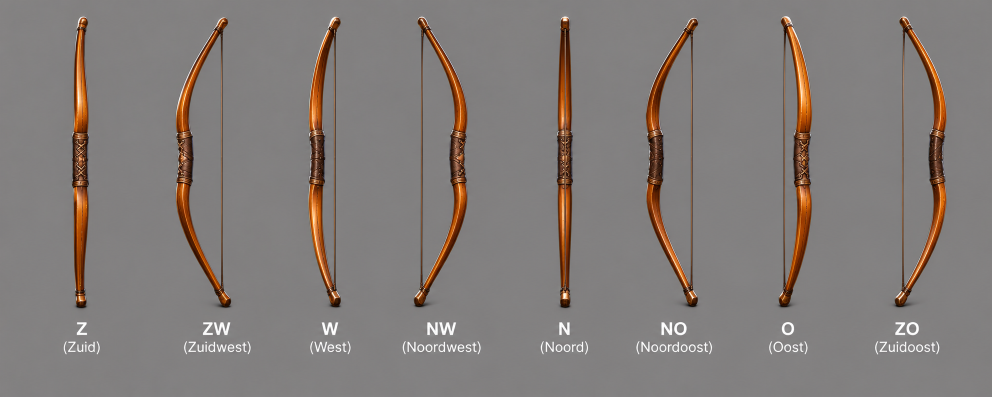
#> input picture docs/art/referentie/aardschok-boog-los-draai.png, 1984 x 793 px, given in place of aardschok-speerman-detail.png, which was not available (shown at 1/2 size)
$ python hy_kwaliteit.py ../../../../docs/art/referentie/aardschok-boog-los-draai.png
#> lines starting #> are read from the running program, lines starting #| are printed output that depends on the picture; after the words box and inside, x2 and y2 are one past the last pixel; in counts of white or black regions, pixels touching at a corner belong together
### gereedschap/blender/stijl/proef/hy_invoer.py
# Hunyuan3D-2mv: de aanzichten van een plaat als invoer (Marcel, 31 okt: "Ik wil de versie voor de 1080ti gebruiken").
# Elk aanzicht los van de achtergrond, op wit en vierkant. Het model draait in gedachten om één staande as, dus alle
# aanzichten krijgen dezelfde schaal, de as van de figuur in het midden en de zolen op één lijn. De speer blijft erin:
# hem wegwerken zou de referentie veranderen. De plaat zelf verandert niet.
#
# `detail` (de leidende plaat) is geen draaiing van één pose: in W en O staan de handen voor de buik, in O ontbreekt de speer, en in Z en N
# houdt hij de speer opzij. `acht` is dat wel, maar heeft een rok die in tweeën is gedeeld in plaats van gekwartierd.
#
#   python hy_invoer.py <uitmap> [plaat=detail]
# naar <uitmap>/invoer[_<plaat>]/<front|left|back|right>.png en invoer[_<plaat>]-blad.png
import os
import sys

import numpy as np
import scipy.ndimage as ni
from PIL import Image

sys.path.insert(0, os.path.dirname(os.path.abspath(__file__)))
import platen4 as P4  # noqa: E402

REF_MAP = os.path.dirname(P4.REF)
BRONNEN = {
    'detail': {'pad': P4.REF, 'vak': P4.VAK, 'met_speer': 420, 'schaduw_vanaf': 0.8, 'vertrouwen': {'ZW': 0.8, 'ZO': 0.8, 'NW': 0.8, 'NO': 0.8, 'W': 0.5, 'O': 0.5}, 'ontwerp_filter': True, 'ontwerp_buren': True, 'ontwerp_drempel': 0.04},
    'acht': {'pad': os.path.join(REF_MAP, 'aardschok-speerman-acht.png'), 'met_speer': 495, 'schaduw_vanaf': 0.55, 'vertrouwen': {'W': 0.8, 'O': 0.8}, 'ontwerp_filter': True, 'ontwerp_drempel': 0.18,
             'vak': {'Z': (5, 30, 285, 570), 'ZW': (290, 30, 505, 570), 'W': (545, 60, 760, 570), 'NW': (785, 60, 995, 570), 'N': (1030, 60, 1290, 570), 'NO': (1360, 50, 1600, 570), 'O': (1660, 40, 1900, 570), 'ZO': (1915, 50, 2140, 570)}},
}
MIX = {'Z': 'detail', 'N': 'detail', 'W': 'acht', 'O': 'acht'}
# Marcel, 31 okt: de plaat om van te bouwen. Eén pose rondom, de armen los van het lijf, geen speer (die komt los), de figuur zo'n 500 pixels.
BRONNEN['draai'] = {'pad': os.path.join(REF_MAP, 'aardschok-speerman-draai.png'), 'met_speer': 505, 'schaduw_vanaf': 0.8, 'vertrouwen': {}, 'ontwerp_filter': False, 'ontwerp_drempel': 0.18, 'geen_speer': True,
                    'vak': {'Z': (0, 100, 265, 630), 'ZW': (266, 100, 510, 630), 'W': (512, 100, 700, 630), 'NW': (735, 100, 985, 630), 'N': (987, 100, 1255, 630), 'NO': (1257, 100, 1500, 630), 'O': (1505, 100, 1700, 630), 'ZO': (1705, 100, 1975, 630)}}
# Marcel, 31 okt: dezelfde plaat los van de achtergrond (echte alfa), de figuur zo'n 545 pixels.
BRONNEN['vrij'] = {'pad': os.path.join(REF_MAP, 'aardschok-speerman-draai-vrij.png'), 'met_speer': 550, 'schaduw_vanaf': 0.8, 'vertrouwen': {}, 'ontwerp_filter': False, 'ontwerp_drempel': 0.18, 'geen_speer': True,
                   'vak': {'Z': (0, 125, 273, 700), 'ZW': (273, 125, 505, 700), 'W': (505, 125, 697, 700), 'NW': (697, 125, 970, 700), 'N': (970, 125, 1240, 700), 'NO': (1240, 125, 1485, 700), 'O': (1485, 125, 1675, 700), 'ZO': (1675, 125, 1983, 700)}}
BRON = BRONNEN['detail']
PLAAT = 'detail'
# W toont de linkerkant van de figuur (hij kijkt naar links in beeld), O zijn rechterkant
AANZICHT = {'front': 'Z', 'left': 'W', 'back': 'N', 'right': 'O'}
MAAT = 1024
DEEL = 0.70  # de hoogste figuur met speer op 70 procent van het beeld, zoals bij Tencent (border_ratio 0,15)
# de slagschaduw op de grond: donker en zonder kleur, alleen onderaan; staal is lichter
SCHADUW_SAT, SCHADUW_LICHT = 12, 104
_cache = {}


def kies(naam):
    global BRON, PLAAT
    BRON, PLAAT = BRONNEN['detail' if naam == 'mix' else naam], naam
    if naam == 'mix':
        BRON = {**BRON, 'vertrouwen': {}, 'ontwerp_filter': True, 'ontwerp_buren': False, 'ontwerp_drempel': 0.22, 'mix': True}


def bron_van(r):
    return BRONNEN[MIX[r]] if BRON.get('mix') else BRON


def ref_vak(r):
    b = bron_van(r)
    im = Image.open(b['pad'])
    if 'A' in im.getbands():
        # transparante pixels krijgen hun kleur niet mee: op neutraal grijs, zodat een rand niet zwart wordt
        d = Image.new('RGBA', im.size, (125, 124, 121, 255))
        d.alpha_composite(im.convert('RGBA'))
        return d.convert('RGB').crop(b['vak'][r])
    return im.convert('RGB').crop(b['vak'][r])


def vrijstaand(r):
    """Het vak van de plaat als RGBA, zonder de slagschaduw. Staal lijkt op de grijze achtergrond, dus een drempel
    (`P4.masker_plaat`) hapt uit de helm: hier een waterscheiding over de randen, vanuit zaden die zeker figuur of achtergrond zijn."""
    if (bron_van(r)['pad'], r) in _cache:
        return _cache[(bron_van(r)['pad'], r)]
    # een plaat met een echte alfa (Marcel haalt de achtergrond er zelf uit): dan hoeft er niets geraden te worden
    b_ = bron_van(r)
    bron_im = Image.open(b_['pad'])
    if 'A' in bron_im.getbands():
        al = np.asarray(bron_im.convert('RGBA').crop(b_['vak'][r]))[..., 3]
        if (al < 128).mean() > 0.05:
            m = ni.binary_opening(al > 127, iterations=2)
            lab, n = ni.label(m)
            m = np.isin(lab, [i + 1 for i, g in enumerate(ni.sum(m, lab, range(1, n + 1))) if g >= 200])
            uit = np.dstack([np.asarray(ref_vak(r)), al * m]).astype(np.uint8), m
            _cache[(b_['pad'], r)] = uit
            return uit
    a = np.asarray(ref_vak(r), dtype=np.float32)
    bg = np.median(np.concatenate([a[:12, :12].reshape(-1, 3), a[:12, -12:].reshape(-1, 3)]), axis=0).mean()
    sat, licht = a.max(-1) - a.min(-1), a.mean(-1)
    bont = ni.binary_opening(sat > 45, iterations=1)
    ys = np.nonzero(bont.any(1))[0]
    grens = ys.min() + bron_van(r)['schaduw_vanaf'] * (ys.max() - ys.min())
    onder = np.arange(a.shape[0])[:, None] > grens
    staal = ni.binary_opening((np.abs(licht - bg) > 40) & ~onder, iterations=1) | (onder & ((licht > 150) | (licht < 66)))
    zeker = bont | staal
    ver = ni.distance_transform_edt(~zeker)
    schaduw = onder & (sat < SCHADUW_SAT) & (licht < SCHADUW_LICHT) & (ni.distance_transform_edt(~bont) > 3)
    achter = ((sat < 14) & (np.abs(licht - bg) < 12) & (ver > 9)) | schaduw
    achter[:5], achter[-5:], achter[:, :5], achter[:, -5:] = True, True, True, True
    zaad = np.zeros(sat.shape, dtype=np.int32)
    zaad[achter] = 1
    zaad[zeker & ~schaduw] = 2
    glad = ni.gaussian_filter(a, (0.7, 0.7, 0))
    rand = np.sqrt(sum(ni.sobel(glad[..., c], axis=0) ** 2 + ni.sobel(glad[..., c], axis=1) ** 2 for c in range(3)))
    m = ni.watershed_ift(np.clip(rand / 4, 0, 65535).astype(np.uint16), zaad) == 2
    m = ni.binary_opening(ni.binary_closing(m, iterations=1), iterations=1)
    lab, n = ni.label(m)
    m = np.isin(lab, [i + 1 for i, g in enumerate(ni.sum(m, lab, range(1, n + 1))) if g >= 200])  # een laars kan los staan van de rok
    gaten, n = ni.label(ni.binary_fill_holes(m) & ~m)
    ys = np.nonzero(m.any(1))[0]
    for i in range(1, n + 1):
        if (gaten == i).sum() < 40 or np.nonzero(gaten == i)[0].max() < ys.min() + 0.38 * (ys.max() - ys.min()):  # de helm is dicht, ook waar het licht op de achtergrond lijkt
            m[gaten == i] = True
    zacht = ni.gaussian_filter(m.astype(np.float32), 0.7)
    uit = np.dstack([a, np.clip(zacht, 0, 1) * 255]).astype(np.uint8), m
    _cache[(bron_van(r)['pad'], r)] = uit
    return uit


# [51 lines left out: functions as_x, op_wit, mengsel, main, not called in this run]


# [2 lines that do not run on import are left out]

### gereedschap/blender/stijl/proef/platen4.py
# De bewijsplaten en de maten van vormproef V4 (vraag 192): referentie, V3 en V4 onder gelijke omstandigheden. Klei: gelijke camera, licht, achtergrond en resolutie; alleen de figuur verschilt.
#
#   python platen4.py <uitmap> <map v4-uitvoer>
import json
import os
import sys

import numpy as np
from PIL import Image, ImageDraw, ImageFont
from scipy import ndimage as ni

HIER = os.path.dirname(os.path.abspath(__file__))
sys.path.insert(0, HIER)
sys.path.insert(0, os.path.dirname(HIER))
import render_id_kleuren as RK  # noqa: E402
import vel as Vl  # noqa: E402

R = os.path.abspath(os.path.join(HIER, '..', '..', '..', '..'))
S = os.path.join(R, 'gereedschap', 'pixelart', 'uit', 'stijl')
V3 = os.path.join(S, 'vormproef')
REF = os.path.join(R, 'docs', 'art', 'referentie', 'aardschok-speerman-detail.png')
GRIJS = (110, 110, 108, 255)
DONKER = (34, 34, 34)
RS = 'Z,ZW,W,NW,N,NO,O,ZO'.split(',')
VAK = {'Z': (15, 30, 230, 470), 'ZW': (235, 30, 415, 470), 'W': (462, 50, 632, 470), 'NW': (660, 45, 860, 470), 'N': (885, 50, 1095, 470), 'NO': (1130, 30, 1345, 470), 'O': (1370, 45, 1505, 470), 'ZO': (1530, 30, 1755, 470)}
# gemeten op de plaat, richting Z, op een raster, plusminus 1 plaatpixel (zo'n 0,3 procent van de hoogte); figuur van helm tot zool 341 pixels
PLAAT = {'helmrand': 0.349, 'koepel': 0.261, 'gezicht met haar': 0.197, 'helm tot baard': 0.334, 'helm tot riem': 0.575, 'schouders (tabberd)': 0.388, 'riem': 0.268, 'zoom': 0.41, 'riem tot zoom': 0.235, 'bovenarm': 0.103, 'laars': 0.22, 'hele breedte': 0.601, 'voetafstand': 0.293, 'speer': 1.167}


# [12 lines left out: functions letter, op_grijs, not called in this run]


def ref_vak(r):
    return Image.open(REF).convert('RGB').crop(VAK[r])


# de hoogte van de figuur op de plaat, helm tot zool, in plaatpixels: Z, W en N gemeten op het raster, de rest geschat op dezelfde maat
REF_H = {'Z': 341, 'ZW': 341, 'W': 338, 'NW': 341, 'N': 341, 'NO': 341, 'O': 341, 'ZO': 341}


# [58 lines left out: functions fig_h, gelijk, rij, onder, naast, not called in this run]


def schaal(m):
    meta = json.load(open(os.path.join(m, os.path.basename(m) if False else 'staan-render.json'), encoding='utf-8')) if os.path.exists(os.path.join(m, 'staan-render.json')) else json.load(open(os.path.join(m, 'lopen-render.json'), encoding='utf-8'))
    return Vl.schaal_van(meta['pixels'], meta['ortho'], 80, meta.get('lengte'))


# [33 lines left out: functions sprite, plaat_a, masker_plaat, not called in this run]


def masker_render(p):
    return np.asarray(Image.open(p).convert('RGBA'))[..., 3] > 127


def zwart(m):
    return Image.fromarray(np.where(m, 0, 225).astype(np.uint8)).convert('RGB').crop(Image.fromarray((m * 255).astype(np.uint8)).getbbox())


# [6 lines left out: function plaat_b, not called in this run]


def grootste(m):
    lab, n = ni.label(m)
    return lab == (np.argmax(ni.sum(m, lab, range(1, n + 1))) + 1)


def dun_weg(m, deel=0.024):
    """Zonder wat dun is: de schacht en het blad van de speer. Op de kleur van het id-beeld bleef een rand van de speer staan,
    en dan schaalde overlap() op de hoogte met speer: V3 en V4 kregen te lage cijfers. De straal als deel van de hoogte met speer."""
    ys = np.nonzero(m.any(1))[0]
    st = max(2, round(deel * (ys.max() - ys.min())))
    romp = grootste(ni.binary_opening(m, iterations=st))
    return m & ni.binary_dilation(romp, iterations=st + 2)


# [224 lines left out: functions plaat_zonder_speer, overlap, plaat_c, plaat_d, strook, plaat_e and 4 more, not called in this run]


# [2 lines that do not run on import are left out]

### gereedschap/blender/stijl/proef/hy_kwaliteit.py
# Hunyuan3D-2mv: een herhaalbare kwaliteitscontrole van een render tegen de plaat, per richting. Wat telt is het oordeel op de plaat; dit zijn de maten die daarbij helpen.
# Pixelverschil zit er bewust niet in: die zegt weinig over kwaliteit, en een render met de plaat als verf scoort daar per definitie hoog op.
#
#   python hy_kwaliteit.py <uit.json> plaat=<detail|acht> <naam>=<map met staan-*.png> [...] [richtingen=Z,W,N,O]
import json
import os
import sys

import numpy as np
from PIL import Image
from scipy import ndimage as ni

sys.path.insert(0, os.path.dirname(os.path.abspath(__file__)))
import hy_invoer as HI  # noqa: E402
import platen4 as P4  # noqa: E402

SPELMAAT = 80  # de figuur van helm tot zool op het vel


def srgb_lab(c):
    c = np.asarray(c, dtype=np.float64) / 255.0
    l = np.where(c <= 0.04045, c / 12.92, ((c + 0.055) / 1.055) ** 2.4)
    M = np.array([[0.4124, 0.3576, 0.1805], [0.2126, 0.7152, 0.0722], [0.0193, 0.1192, 0.9505]])
    xyz = l @ M.T / np.array([0.9505, 1.0, 1.089])
    f = np.where(xyz > 0.008856, np.cbrt(xyz), 7.787 * xyz + 16 / 116)
    return np.stack([116 * f[..., 1] - 16, 500 * (f[..., 0] - f[..., 1]), 200 * (f[..., 1] - f[..., 2])], axis=-1)


def klassen(rgb):
    """Blauw, geel, bruin (leer, mouwen, laarzen, hout, huid) en staal, in de pixels van de figuur."""
    r, g, b = rgb[..., 0].astype(float), rgb[..., 1].astype(float), rgb[..., 2].astype(float)
    mx, mn = rgb.max(-1).astype(float), rgb.min(-1).astype(float)
    blauw = (b > r * 1.25) & (b > 70)
    geel = (r > b * 1.7) & (g > r * 0.6) & (mx > 130)
    staal = (mx - mn) < 26
    bruin = ~blauw & ~geel & ~staal
    return {'blauw': blauw, 'geel': geel, 'bruin': bruin, 'staal': staal}


def maten_van(rgb, m, romp):
    """rgb en masker op eigen schaal. romp is het masker zonder dunne delen: de figuur van helm tot zool."""
    ys = np.nonzero(romp.any(1))[0]
    y0, y1 = ys.min(), ys.max()
    H = float(y1 - y0 + 1)
    xs = np.nonzero(romp.any(0))[0]
    uit = {'hoogte_px': int(H), 'breedte_romp': round((xs.max() - xs.min() + 1) / H, 3)}
    ym = np.nonzero(m.any(1))[0]
    uit['speer_boven_figuur'] = round((y0 - ym.min()) / H, 3)
    k = klassen(rgb)
    # de helm: de breedste rij van het staal in het bovenste deel van de romp
    boven = romp & (np.arange(romp.shape[0])[:, None] < y0 + 0.42 * H)
    st = k['staal'] & boven
    if st.any():
        rij = st.sum(1)
        uit['helm_breedte'] = round(float(rij.max()) / H, 3)
        st_ys = np.nonzero(rij > 0.2 * rij.max())[0]
        uit['helm_hoogte'] = round(float(st_ys.max() - st_ys.min() + 1) / H, 3)
    rok = (k['blauw'] | k['geel']) & romp
    if rok.any():
        r_ys = np.nonzero(rok.sum(1) > 0.15 * rok.sum(1).max())[0]
        uit['rok_boven'] = round(float(r_ys.min() - y0) / H, 3)
        uit['rok_onder'] = round(float(r_ys.max() - y0) / H, 3)
    n = float(romp.sum())
    uit['kleur_aandeel'] = {a: round(float((k[a] & romp).sum()) / n, 3) for a in k}
    lab = srgb_lab(rgb)
    uit['kleur_lab'] = {a: [round(float(v), 1) for v in np.median(lab[k[a] & romp], axis=0)] for a in k if (k[a] & romp).sum() > 30}
    # de tabberd: hoe schoon de twee kleuren elk een eigen vlak zijn. Op de rijen van het bovenlijf de grens tussen blauw en geel
    if rok.any():
        kol_b = np.nonzero((k['blauw'] & romp).sum(0) > 2)[0]
        kol_g = np.nonzero((k['geel'] & romp).sum(0) > 2)[0]
        if len(kol_b) and len(kol_g):
            bl, ge = ni.binary_opening(k['blauw'] & romp), ni.binary_opening(k['geel'] & romp)
            uit['tabberd_vlakken'] = {'blauw_stukken': int(ni.label(bl)[1]), 'geel_stukken': int(ni.label(ge)[1]), 'verhouding_blauw_geel': round(float(bl.sum()) / max(float(ge.sum()), 1), 2)}
    return uit, (y0, y1)


def detail(rgb, romp, y0, y1, doel):
    """Hoeveel er te zien is op een gegeven figuurhoogte: de gemiddelde helderheidsrand binnen de figuur. Op de figuur geschaald, zonder de omtrek."""
    s = doel / float(y1 - y0 + 1)
    xs = np.nonzero(romp.any(0))[0]
    vak = (int(xs.min()), int(y0), int(xs.max()) + 1, int(y1) + 1)
    im = Image.fromarray(rgb).crop(vak)
    mk = Image.fromarray((romp * 255).astype(np.uint8)).crop(vak)
    nw, nh = max(2, round(im.width * s)), max(2, round(im.height * s))
    g = np.asarray(im.resize((nw, nh), Image.BOX).convert('L'), dtype=np.float32)
    k = np.asarray(mk.resize((nw, nh), Image.BOX), dtype=np.float32) > 250
    k = ni.binary_erosion(k, iterations=1)
    rand = np.hypot(ni.sobel(g, axis=0), ni.sobel(g, axis=1)) / 8
    return round(float(rand[k].mean()), 2) if k.any() else 0.0


def meet(rgb, m):
    romp = P4.dun_weg(m)
    uit, (y0, y1) = maten_van(rgb, m, romp)
    uit['detail_groot'] = detail(rgb, romp, y0, y1, 341)
    uit['detail_spel'] = detail(rgb, romp, y0, y1, SPELMAAT)
    return uit, romp


def main():
    arg = sys.argv[2:]
    richtingen = 'Z,W,N,O'.split(',')
    bronnen, plaat = {}, 'detail'
    for a in arg:
        k, v = a.split('=', 1)
        if k == 'richtingen':
            richtingen = v.split(',')
        elif k == 'plaat':
            plaat = v
        else:
            bronnen[k] = v
    HI.kies(plaat)
    res = {'plaat': plaat, 'richtingen': {}}
    for r in richtingen:
        rgba, m_ = HI.vrijstaand(r)
#> in vrijstaand, bron_im is the input picture: PIL image 1984x793 RGB; mean R, G, B 130.4, 124.3, 121.4
#> in ref_vak, `return im.convert('RGB').crop(b['vak'][r])`:
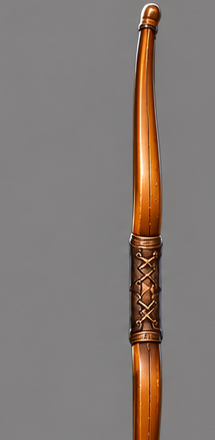
#> returned value: PIL image 215x440 RGB; mean R, G, B 131.8, 122.6, 117.3
#> in vrijstaand, `bg = np.median(np.concatenate([a[:12, :12].reshape(-1, 3), a[:12, -12:..`: bg = 129.7
#> in vrijstaand, `bont = ni.binary_opening(sat > 45, iterations=1)`:
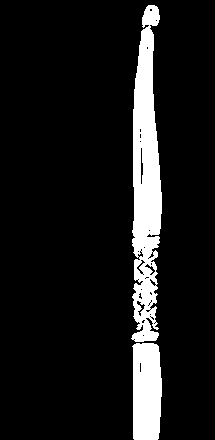
#> bont: shape (440, 215) bool; 10.1% white; 2 white regions, box (x1, y1, x2, y2) and area: (131, 5, 162, 342) 6902, (132, 343, 162, 440) 2648
#> in vrijstaand, `ys = np.nonzero(bont.any(1))[0]`: ys = 434 values from 5 to 439
#> in vrijstaand, `grens = ys.min() + bron_van(r)['schaduw_vanaf'] * (ys.max() - ys.min())`: grens = 352.2
#> in vrijstaand, `achter[:5], achter[-5:], achter[:, :5], achter[:, -5:] = True, True, T..`:
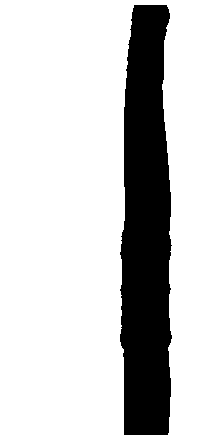
#> achter: shape (440, 215) bool; 80.1% white; 1 black region, box (x1, y1, x2, y2) and area: (120, 5, 172, 435) 18821
#> in vrijstaand, `lab, n = ni.label(m)`: n = 1
#> in vrijstaand, `gaten, n = ni.label(ni.binary_fill_holes(m) & ~m)`: n = 0
#> in vrijstaand, `ys = np.nonzero(m.any(1))[0]`: ys = 436 values from 3 to 438
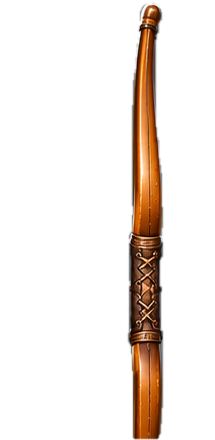
#> rgba: shape (440, 215, 4); mean of channels 0, 1, 2, 3 131.8, 122.6, 117.3, 32.5; transparent parts drawn white
        rgb = rgba[..., :3]
        pm, pr = meet(rgb, m_)
#> in dun_weg, `st = max(2, round(deel * (ys.max() - ys.min())))`: st = 10
#> in grootste, `lab, n = ni.label(m)`:
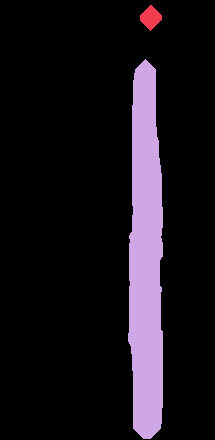
#> lab: shape (440, 215) int32; 3 distinct labels, from 0 to 2; one colour per label, 0 black
#> in grootste, `lab, n = ni.label(m)`: n = 2
#> in maten_van, `ys = np.nonzero(romp.any(1))[0]`: ys = 392 values from 47 to 438
#> in maten_van, `y0, y1 = ys.min(), ys.max()`: y0 = 47; y1 = 438
#> in maten_van, `H = float(y1 - y0 + 1)`: H = 392
#> in maten_van, `xs = np.nonzero(romp.any(0))[0]`: xs = 35 values from 128 to 162
#> in maten_van, `uit = {'hoogte_px': int(H), 'breedte_romp': round((xs.max() - xs.min()..`: uit = {'hoogte_px': 392, 'breedte_romp': 0.089}
#> in maten_van, `ym = np.nonzero(m.any(1))[0]`: ym = 436 values from 3 to 438
#> in maten_van, `k = klassen(rgb)`: k = 4 items
#> in maten_van, `rij = st.sum(1)`: rij = 440 values, max 5 at index 73, min 0 at index 0, mean 0.811
#> in maten_van, `st_ys = np.nonzero(rij > 0.2 * rij.max())[0]`: st_ys = 114 values from 56 to 210
#> in maten_van, `r_ys = np.nonzero(rok.sum(1) > 0.15 * rok.sum(1).max())[0]`: r_ys = 289 values from 48 to 403
#> in maten_van, `n = float(romp.sum())`: n = 11161
#> in srgb_lab, `return np.stack([116 * f[..., 1] - 16, 500 * (f[..., 0] - f[..., 1]), ..`:
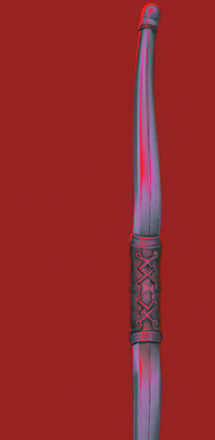
#> returned value: shape (440, 215, 3) float64; mean of channels 0, 1, 2 52.3, 3.4, 4.3; drawn with min black and max white
#> in maten_van, `kol_b = np.nonzero((k['blauw'] & romp).sum(0) > 2)[0]`: kol_b = [160]
#> in maten_van, `kol_g = np.nonzero((k['geel'] & romp).sum(0) > 2)[0]`: kol_g = 23 values from 133 to 156
#> in meet, `uit, (y0, y1) = maten_van(rgb, m, romp)`: uit = 10 items; y0 = 47; y1 = 438
#> in detail, `s = doel / float(y1 - y0 + 1)`: s = 0.87
#> in detail, `xs = np.nonzero(romp.any(0))[0]`: xs = 35 values from 128 to 162
#> in detail, `vak = (int(xs.min()), int(y0), int(xs.max()) + 1, int(y1) + 1)`: vak = (128, 47, 163, 439)
#> in detail, `nw, nh = max(2, round(im.width * s)), max(2, round(im.height * s))`: nw = 30; nh = 341
#> in detail, `rand = np.hypot(ni.sobel(g, axis=0), ni.sobel(g, axis=1)) / 8`:
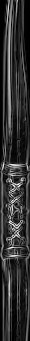
#> rand: shape (341, 30) float32; min 0, max 96.21, mean 18.8; drawn with min black and max white
#> pm = 12 items
        rij = {'plaat': pm}
        for naam, map_ in bronnen.items():
            p = os.path.join(map_, f'staan-{r}-00.png')
            if not os.path.exists(p):
                continue
            im = np.asarray(Image.open(p).convert('RGBA'))
            m = im[..., 3] > 127
            if not m.any():
                continue
            v, vr = meet(im[..., :3], m)
            v['overlap'] = round(P4.overlap(pr, vr), 3)
            rij[naam] = v
        res['richtingen'][r] = rij
    # samenvatting: gemiddelde per bron, en de spreiding van de hoogte over de richtingen
    kort = {}
    for naam in ['plaat'] + list(bronnen):
        rijen = [res['richtingen'][r][naam] for r in richtingen if naam in res['richtingen'][r]]
        if not rijen:
            continue
        kort[naam] = {
            'overlap': round(float(np.mean([x['overlap'] for x in rijen if 'overlap' in x])), 3) if naam != 'plaat' else None,
            'detail_groot': round(float(np.mean([x['detail_groot'] for x in rijen])), 2),
            'detail_spel': round(float(np.mean([x['detail_spel'] for x in rijen])), 2),
            'hoogte_spreiding_pct': round(float(np.std([x['hoogte_px'] for x in rijen]) / np.mean([x['hoogte_px'] for x in rijen]) * 100), 1),
            'helm_breedte': round(float(np.mean([x.get('helm_breedte', 0) for x in rijen])), 3),
            'breedte_romp': round(float(np.mean([x['breedte_romp'] for x in rijen])), 3),
        }
    res['kort'] = kort
    with open(sys.argv[1], 'w', encoding='utf-8') as f:
        json.dump(res, f, indent=1, ensure_ascii=False)
    print(json.dumps(kort, ensure_ascii=False))


if __name__ == '__main__':
#> (the run stopped early here; a loop or call above may not have finished)
